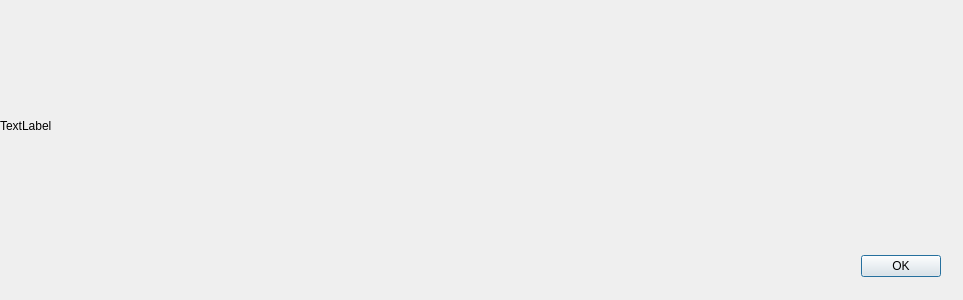
<?xml version="1.0" encoding="UTF-8"?>
<ui version="4.0">
 <class>checkPluginRatesDialog</class>
 <widget class="QDialog" name="checkPluginRatesDialog">
  <property name="geometry">
   <rect>
    <x>0</x>
    <y>0</y>
    <width>963</width>
    <height>300</height>
   </rect>
  </property>
  <property name="windowTitle">
   <string>Plugin API Rate Limit Information</string>
  </property>
  <widget class="QDialogButtonBox" name="checkPluginRatesButtonBox">
   <property name="geometry">
    <rect>
     <x>600</x>
     <y>250</y>
     <width>341</width>
     <height>32</height>
    </rect>
   </property>
   <property name="orientation">
    <enum>Qt::Horizontal</enum>
   </property>
   <property name="standardButtons">
    <set>QDialogButtonBox::Ok</set>
   </property>
  </widget>
  <widget class="QWidget" name="horizontalLayoutWidget">
   <property name="geometry">
    <rect>
     <x>0</x>
     <y>10</y>
     <width>951</width>
     <height>231</height>
    </rect>
   </property>
   <layout class="QHBoxLayout" name="checkPluginRatesHorizontalLayout">
    <item>
     <widget class="QLabel" name="checkPluginRatesLabel">
      <property name="text">
       <string>TextLabel</string>
      </property>
      <property name="alignment">
       <set>Qt::AlignLeading|Qt::AlignLeft|Qt::AlignVCenter</set>
      </property>
     </widget>
    </item>
   </layout>
  </widget>
 </widget>
 <resources/>
 <connections>
  <connection>
   <sender>checkPluginRatesButtonBox</sender>
   <signal>accepted()</signal>
   <receiver>checkPluginRatesDialog</receiver>
   <slot>accept()</slot>
   <hints>
    <hint type="sourcelabel">
     <x>248</x>
     <y>254</y>
    </hint>
    <hint type="destinationlabel">
     <x>157</x>
     <y>274</y>
    </hint>
   </hints>
  </connection>
  <connection>
   <sender>checkPluginRatesButtonBox</sender>
   <signal>rejected()</signal>
   <receiver>checkPluginRatesDialog</receiver>
   <slot>reject()</slot>
   <hints>
    <hint type="sourcelabel">
     <x>316</x>
     <y>260</y>
    </hint>
    <hint type="destinationlabel">
     <x>286</x>
     <y>274</y>
    </hint>
   </hints>
  </connection>
 </connections>
</ui>
